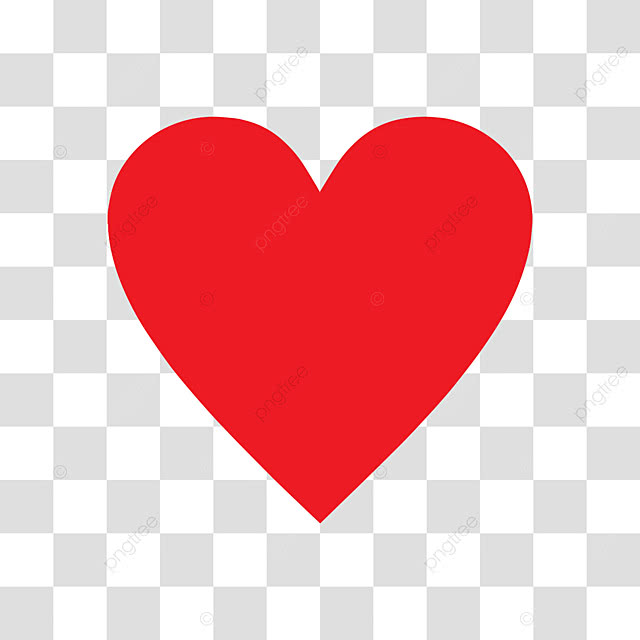
#> input picture assets/shapes/heart.png, 640 x 640 px
$ python particle_test.py
#> lines starting #> are read from the running program, lines starting #| are printed output that depends on the picture; after the words box and inside, x2 and y2 are one past the last pixel; in counts of white or black regions, pixels touching at a corner belong together
import cv2
import numpy as np
import random


WIDTH = 640
HEIGHT = 480

MAX_PARTICLES = 4000
PARTICLE_RADIUS = 1

IMAGE_PATH = "../assets/shapes/heart.png"


class Particle:
    def __init__(self, target_x, target_y, color):
        self.x = random.uniform(0, WIDTH)      # Vị trí ban đầu ngẫu nhiên
        self.y = random.uniform(0, HEIGHT)

        self.target_x = target_x               # Vị trí đích
        self.target_y = target_y

        self.color = color                     # Màu của hạt

    def update(self):
        self.x += (self.target_x - self.x) * 0.06   # Bay dần về đích
        self.y += (self.target_y - self.y) * 0.06

    def draw(self, canvas):
        cv2.circle(
            canvas,
            (int(self.x), int(self.y)),
            PARTICLE_RADIUS,
            self.color,
            -1,
            cv2.LINE_AA
        )


image = cv2.imread(IMAGE_PATH, cv2.IMREAD_UNCHANGED)
#> image is the input picture: shape (640, 640, 3); mean B, G, R 181.7, 179.2, 238.1

if image is None:
    print("Không đọc được ảnh!")
    exit()

# Thu nhỏ ảnh để vừa màn hình
target_size = 320
h, w = image.shape[:2]
#> h = 640; w = 640

scale = target_size / max(w, h)
#> scale = 0.5
new_w = int(w * scale)
#> new_w = 320
new_h = int(h * scale)
#> new_h = 320

image = cv2.resize(
    image,
    (new_w, new_h),
    interpolation=cv2.INTER_AREA
)
#> image: shape (320, 320, 3)

points = []

# Nếu ảnh có kênh alpha (PNG trong suốt)
if len(image.shape) == 3 and image.shape[2] == 4:
    for y in range(new_h):
        for x in range(new_w):
            b, g, r, a = image[y, x]

            if a > 50:
                points.append((x, y, (int(b), int(g), int(r))))

# Nếu ảnh chỉ có 3 kênh màu
elif len(image.shape) == 3 and image.shape[2] == 3:
    for y in range(new_h):
        for x in range(new_w):
            b, g, r = image[y, x]

            # Bỏ nền đen nếu có
            if not (b < 10 and g < 10 and r < 10):
                points.append((x, y, (int(b), int(g), int(r))))
#> after the loop, points = 102400 items

# Giới hạn số particle
if len(points) > MAX_PARTICLES:
    points = random.sample(points, MAX_PARTICLES)
#> points = 4000 items

offset_x = (WIDTH - new_w) // 2
#> offset_x = 160
offset_y = (HEIGHT - new_h) // 2
#> offset_y = 80

# Tạo danh sách particle
particles = []

for x, y, color in points:
    target_x = x + offset_x
    target_y = y + offset_y
    particles.append(Particle(target_x, target_y, color))
#> this loop made 4000 passes
#> (x, y, target_x, target_y) on passes 1 to 3: (254, 157, 414, 237), (146, 310, 306, 390), (85, 172, 245, 252)
#> after the loop, particles = 4000 items


while True:
    canvas = np.zeros((HEIGHT, WIDTH, 3), dtype=np.uint8)

    for particle in particles:
        particle.update()
        particle.draw(canvas)
#> this loop made 4000 passes
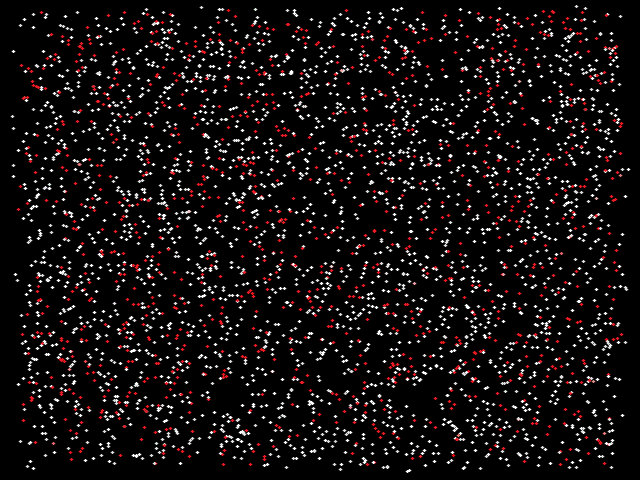
#> canvas: shape (480, 640, 3); mean of channels 0, 1, 2 15.2, 15, 20; drawn as B, G, R

    cv2.putText(
        canvas,
        f"Particles: {len(particles)}",
        (20, 35),
        cv2.FONT_HERSHEY_SIMPLEX,
        0.7,
        (255, 255, 255),
        2
    )
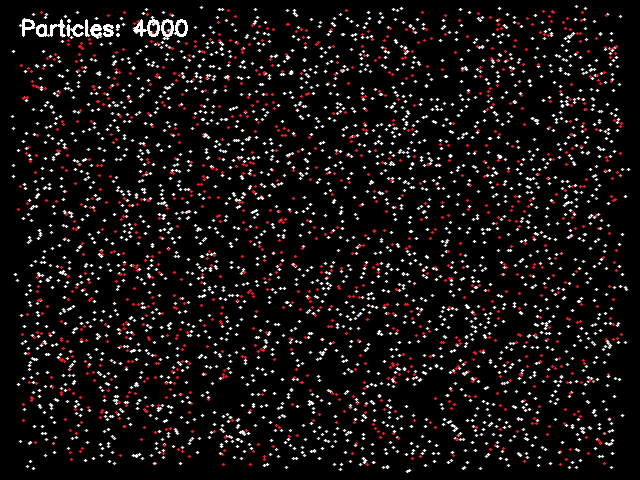
#> canvas: shape (480, 640, 3); 0.38% of pixels changed, all inside (x1, y1, x2, y2) = (22, 19, 188, 37); drawn as B, G, R

    cv2.imshow("Particle Shape Test", canvas)

    key = cv2.waitKey(16) & 0xFF   # ~60 FPS
#> (key q is pressed here)

    if key == ord("q"):
        break

cv2.destroyAllWindows()
